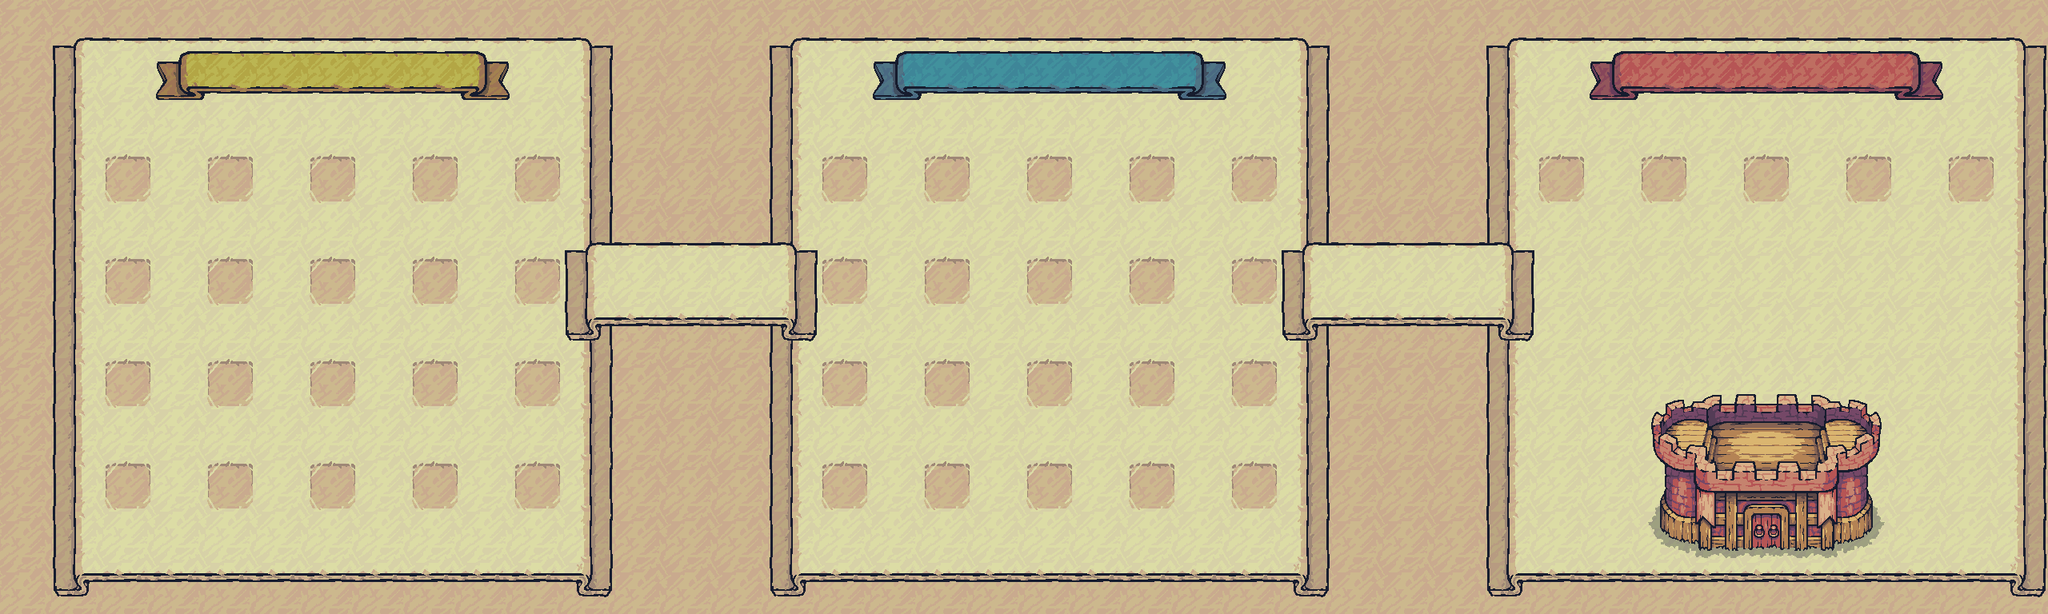

Below is a game level as drawn by its tile map, then a one-line description and the .tmx that defines it (tile-layer data replaced by summaries):
An orthogonal 40x12 tile map with 64x64 px tiles, 7 tile layers (background, paper, connection, LevelBG, ...), 9 tilesets and 54 objects (2x Level-42, 2x LeftNavigation, 2x RightNavigation, Level-01, Level-02, ...).

<map version="1.10" tiledversion="1.11.0" orientation="orthogonal" renderorder="right-down" width="40" height="12" tilewidth="64" tileheight="64" infinite="0" nextlayerid="20" nextobjectid="98">
 <tileset firstgid="1" source="UI/Banner_Connection_Left_64.tsx" />
 <tileset firstgid="10" source="UI/Carved_Regular.tsx" />
 <tileset firstgid="11" source="UI/Banner_Connection_Right_64.tsx" />
 <tileset firstgid="20" source="UI/Ribbon_Yellow_3Slides_64.tsx" />
 <tileset firstgid="23" source="UI/Ribbon_Blue_3Slides_64.tsx" />
 <tileset firstgid="26" source="UI/Ribbon_Red_3Slides.tsx" />
 <tileset firstgid="1078" source="UI/Carved_9Slides.tsx" />
 <tileset firstgid="1087" source="UI/Carved_3Slides.tsx" />
 <tileset firstgid="1090" source="Castle_Red.tsx" />
 <layer id="9" name="background" width="40" height="12">
  <data>[480 cells, 218 non-empty, 1 distinct tile ids]</data>
 </layer>
 <layer id="2" name="paper" width="40" height="12">
  <data>[480 cells, 396 non-empty, 10 distinct tile ids]</data>
 </layer>
 <layer id="6" name="connection" width="40" height="12">
  <data>[480 cells, 30 non-empty, 12 distinct tile ids]</data>
 </layer>
 <layer id="3" name="LevelBG" width="40" height="12">
  <data>[480 cells, 45 non-empty, 1 distinct tile ids]</data>
 </layer>
 <objectgroup id="8" name="Level">
  <object id="1" name="Level-01" type="Level-01" x="128" y="192" width="64" height="64" />
  <object id="3" name="Level-02" type="Level-02" x="256" y="192" width="64" height="64" />
  <object id="4" name="Level-03" type="Level-03" x="384" y="192" width="64" height="64" />
  <object id="5" name="Level-04" type="Level-04" x="512" y="192" width="64" height="64" />
  <object id="6" name="Level-05" type="Level-05" x="640" y="192" width="64" height="64" />
  <object id="27" name="Level-06" type="Level-06" x="128" y="320" width="64" height="64" />
  <object id="28" name="Level-07" type="Level-07" x="256" y="320" width="64" height="64" />
  <object id="29" name="Level-08" type="Level-08" x="384" y="320" width="64" height="64" />
  <object id="30" name="Level-09" type="Level-09" x="512" y="320" width="64" height="64" />
  <object id="31" name="Level-10" type="Level-10" x="638.667" y="322.667" width="64" height="64" />
  <object id="40" name="Level-11" type="Level-11" x="128" y="448" width="64" height="64" />
  <object id="41" name="Level-12" type="Level-12" x="256" y="448" width="64" height="64" />
  <object id="42" name="Level-13" type="Level-13" x="384" y="448" width="64" height="64" />
  <object id="43" name="Level-14" type="Level-14" x="512" y="448" width="64" height="64" />
  <object id="44" name="Level-15" type="Level-15" x="640" y="448" width="64" height="64" />
  <object id="45" name="Level-16" type="Level-16" x="128" y="576" width="64" height="64" />
  <object id="46" name="Level-17" type="Level-17" x="256" y="576" width="64" height="64" />
  <object id="47" name="Level-18" type="Level-18" x="384" y="576" width="64" height="64" />
  <object id="48" name="Level-19" type="Level-19" x="512" y="576" width="64" height="64" />
  <object id="49" name="Level-20" type="Level-20" x="640" y="576" width="64" height="64" />
  <object id="50" name="Level-21" type="Level-21" x="1024" y="192" width="64" height="64" />
  <object id="51" name="Level-22" type="Level-22" x="1152" y="192" width="64" height="64" />
  <object id="52" name="Level-23" type="Level-23" x="1280" y="192" width="64" height="64" />
  <object id="53" name="Level-24" type="Level-24" x="1408" y="192" width="64" height="64" />
  <object id="54" name="Level-25" type="Level-25" x="1536" y="192" width="64" height="64" />
  <object id="55" name="Level-26" x="1024" y="320" width="64" height="64" />
  <object id="56" name="Level-27" type="Level-27" x="1152" y="320" width="64" height="64" />
  <object id="57" name="Level-28" type="Level-28" x="1280" y="320" width="64" height="64" />
  <object id="58" name="Level-29" type="Level-29" x="1408" y="320" width="64" height="64" />
  <object id="59" name="Level-30" type="Level-30" x="1534.67" y="320" width="64" height="64" />
  <object id="60" name="Level-31" type="Level-31" x="1024" y="448" width="64" height="64" />
  <object id="61" name="Level-32" type="Level-32" x="1152" y="448" width="64" height="64" />
  <object id="62" name="Level-33" type="Level-33" x="1280" y="448" width="64" height="64" />
  <object id="63" name="Level-34" type="Level-34" x="1408" y="448" width="64" height="64" />
  <object id="64" name="Level-35" type="Level-35" x="1536" y="448" width="64" height="64" />
  <object id="65" name="Level-36" type="Level-36" x="1024" y="576" width="64" height="64" />
  <object id="66" name="Level-37" type="Level-37" x="1152" y="576" width="64" height="64" />
  <object id="67" name="Level-38" type="Level-38" x="1280" y="576" width="64" height="64" />
  <object id="68" name="Level-39" type="Level-39" x="1408" y="576" width="64" height="64" />
  <object id="69" name="Level-40" type="Level-40" x="1536" y="576" width="64" height="64" />
  <object id="70" name="Level-41" type="Level-42" x="1920" y="192" width="64" height="64" />
  <object id="71" name="Level-42" type="Level-42" x="2048" y="192" width="64" height="64" />
  <object id="72" name="Level-43" type="Level-43" x="2176" y="192" width="64" height="64" />
  <object id="73" name="Level-44" type="Level-44" x="2304" y="192" width="64" height="64" />
  <object id="74" name="Level-45" type="Level-45" x="2432" y="192" width="64" height="64" />
 </objectgroup>
 <layer id="4" name="ribbons" width="40" height="12">
  <data>[480 cells, 21 non-empty, 9 distinct tile ids]</data>
 </layer>
 <layer id="19" name="castle" width="40" height="12">
  <data>[480 cells, 20 non-empty, 20 distinct tile ids]</data>
 </layer>
 <objectgroup id="18" name="NavigationButtons">
  <object id="90" name="LeftNavigation" type="LeftNavigation" x="768.94" y="321.292" width="62.0984" height="60.4784" />
  <object id="91" name="RightNavigation" type="RightNavigation" x="897.457" y="321.292" width="61.0184" height="60.4784" />
  <object id="92" name="LeftNavigation" type="LeftNavigation" x="1664.24" y="321.292" width="62.6384" height="59.9384" />
  <object id="93" name="RightNavigation" type="RightNavigation" x="1792.75" y="321.292" width="62.6384" height="59.9384" />
  <object id="95" name="StageTwo" type="StageTwo" x="1152" y="64" width="300.416" height="50">
   <text fontfamily="Patrick Hand" pixelsize="36" wrap="1" halign="center" valign="center">Stage One</text>
  </object>
  <object id="96" name="StageOne" type="StageOne" x="256" y="64" width="300.416" height="50">
   <text fontfamily="Patrick Hand" pixelsize="36" wrap="1" halign="center" valign="center">Stage One</text>
  </object>
  <object id="94" name="StageThree" type="StageThree" x="2048" y="64" width="300.416" height="50">
   <text fontfamily="Patrick Hand" pixelsize="36" wrap="1" halign="center" valign="center">Stage One</text>
  </object>
  <object id="97" name="DevelopedFor" type="DevelopedFor" x="1925.66" y="317.467" width="575.665" height="123.632">
   <text fontfamily="Patrick Hand" pixelsize="36" wrap="1" halign="center" valign="center">AWS</text>
  </object>
 </objectgroup>
 <layer id="7" name="ComingSoon" width="40" height="12">
  <data>[480 cells, 0 non-empty, 0 distinct tile ids]</data>
 </layer>
 <objectgroup id="13" name="Text" opacity="0.8">
  <object id="77" x="1945.17" y="618.5" width="581.667" height="48.3333">
   <text fontfamily="ThaleahFat" pixelsize="49" wrap="1" color="#ab4b2e">More Levels Coming soon</text>
  </object>
 </objectgroup>
</map>
